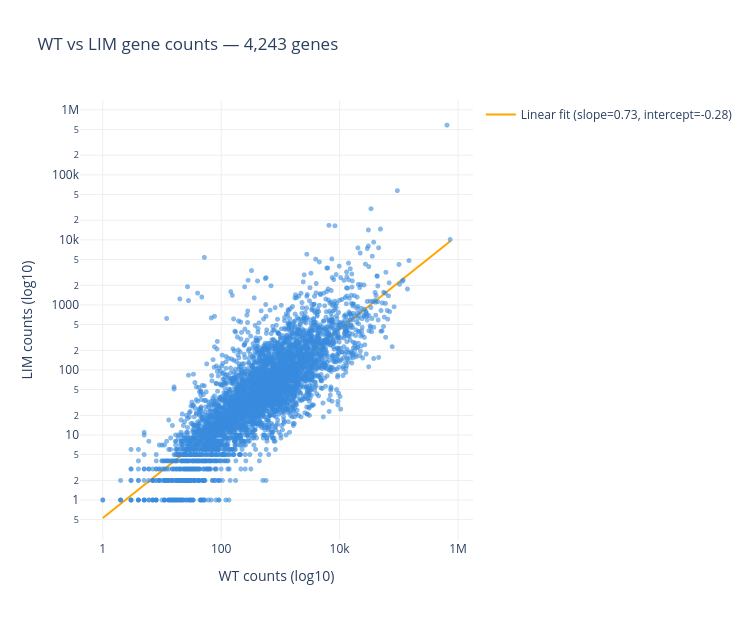

Here is the notebook cell this chart was saved with:
### Code cell
import plotly.express as px

# Keep only genes with counts > 0 in both conditions
df = merged[(merged.wt_counts > 0) & (merged.lim_counts > 0)].copy()

# Plot
fig = px.scatter(
    df,
    x="wt_counts",
    y="lim_counts",
    hover_name="gene_name",
    hover_data={"gene_id": True, "product": True, "organism": True,
                "wt_counts": True, "lim_counts": True},
    log_x=True,
    log_y=True,
    opacity=0.6,
    labels={"wt_counts": "WT counts (log10)", "lim_counts": "LIM counts (log10)"},
    title=f"WT vs LIM gene counts — {len(df):,} genes",
)

# 1:1 reference line
axis_min = min(df["wt_counts"].min(), df["lim_counts"].min())
axis_max = max(df["wt_counts"].max(), df["lim_counts"].max())


# Linear fit on log10-transformed values
log_wt = np.log10(df["wt_counts"])
log_lim = np.log10(df["lim_counts"])
coeffs = np.polyfit(log_wt, log_lim, 1)
slope, intercept = coeffs

x_fit = np.linspace(log_wt.min(), log_wt.max(), 200)
y_fit = slope * x_fit + intercept

fig.add_scatter(
    x=10**x_fit,
    y=10**y_fit,
    mode="lines",
    line=dict(color="orange", width=2),
    name=f"Linear fit (slope={slope:.2f}, intercept={intercept:.2f})",
)

fig.update_traces(marker=dict(size=5, color="#378ADD"))
fig.update_layout(
    width=750, height=620,
    plot_bgcolor="white",
    xaxis=dict(showgrid=True, gridcolor="#eeeeee"),
    yaxis=dict(showgrid=True, gridcolor="#eeeeee"),
)

# Works in Jupyter and also saves a standalone HTML file
fig.show()
fig.write_html("scatter_wt_vs_lim.html")
print("Saved: scatter_wt_vs_lim.html")

### Figure 1 — Plotly figure (JSON) as saved in the notebook; plotly's stock layout.template omitted (floating-point values rounded to 4 significant figures; data arrays with more than 128 entries replaced by an {"elided": "..."} marker saying what was removed)
{"data": [{"customdata": {"elided": "4243x3 str values"}, "hovertemplate": "<b>%{hovertext}</b><br><br>WT counts (log10)=%{x}<br>LIM counts (log10)=%{y}<br>gene_id=%{customdata[0]}<br>product=%{customdata[1]}<br>organism=%{customdata[2]}<extra></extra>", "hovertext": {"elided": "4243 str values"}, "legendgroup": "", "marker": {"color": "#378ADD", "opacity": 0.6, "size": 5, "symbol": "circle"}, "mode": "markers", "name": "", "showlegend": false, "type": "scattergl", "x": {"elided": "4243 int values"}, "xaxis": "x", "y": {"elided": "4243 int values"}, "yaxis": "y"}, {"line": {"color": "orange", "width": 2}, "marker": {"color": "#378ADD", "size": 5}, "mode": "lines", "name": "Linear fit (slope=0.73, intercept=-0.28)", "type": "scatter", "x": {"elided": "200 float values"}, "y": {"elided": "200 float values"}}], "layout": {"height": 620, "legend": {"tracegroupgap": 0}, "plot_bgcolor": "white", "title": {"text": "WT vs LIM gene counts — 4,243 genes"}, "width": 750, "xaxis": {"anchor": "y", "domain": [0, 1], "gridcolor": "#eeeeee", "showgrid": true, "title": {"text": "WT counts (log10)"}, "type": "log"}, "yaxis": {"anchor": "x", "domain": [0, 1], "gridcolor": "#eeeeee", "showgrid": true, "title": {"text": "LIM counts (log10)"}, "type": "log"}}}
